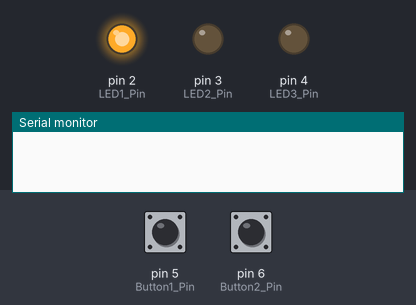
Bench run of a sketch on a simulated Arduino Uno, built with avr-gcc and run on an emulated ATmega328P. Parts: output pins drawn as LEDs (lit = HIGH), the last lines printed to the serial monitor. Dashed ring = blinking. Inputs (shaded band) come from the test bench; at power-on: pin 6 (Button2_Pin) LOW, pin 5 (Button1_Pin) LOW.

Above: at 1.2 s.
1.3 s: pin 6 (Button2_Pin) pulled HIGH for 0.15 s
At 2.1 s:
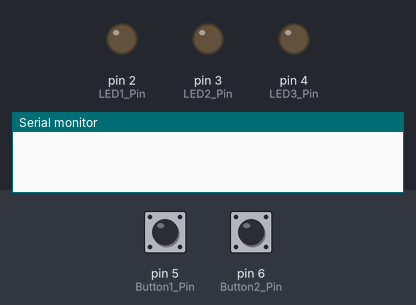
4.4 s: pin 6 (Button2_Pin) pulled HIGH for 1 s
At 6.9 s:
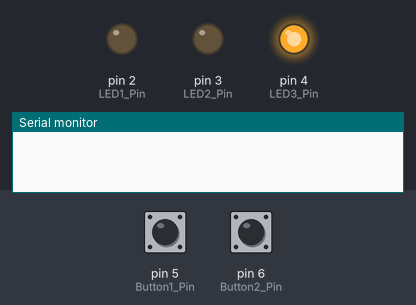
8.4 s: pin 6 (Button2_Pin) pulled HIGH for 0.15 s
At 10.2 s:
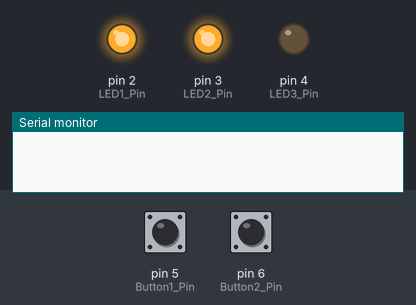
11.5 s: pin 5 (Button1_Pin) pulled HIGH for 0.15 s
14.5 s: pin 6 (Button2_Pin) pulled HIGH for 3.2 s
At 15.1 s:
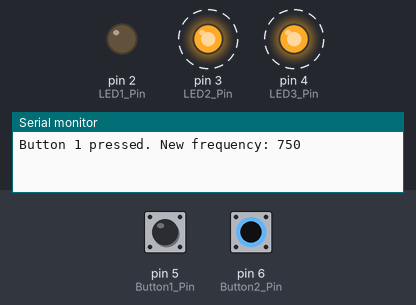
20.5 s: pin 6 (Button2_Pin) pulled HIGH for 0.15 s
At 21.1 s:
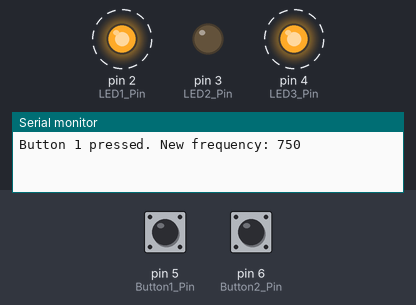
Timing chart, 0 to 24.6 s (numbered marks = the images above; inputs shaded):
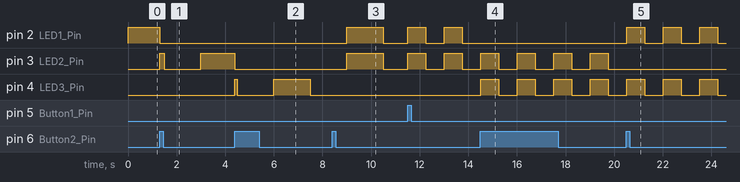

The sketch:

StateMachineUsingButtonsAndLEDs.ino
```cpp
/*
  define pin numbers
  varialbe to store ON/OFF state
  array to store the activation states of each of the 3 LEDs
  variable to store the flash frequency
  variable to store the combination number
  variables to store the last time the buttons were pressed
  variable to store the flash timer
*/

const int Button1_Pin = 5;
const int Button2_Pin = 6;
const int LED1_Pin = 2;
const int LED2_Pin = 3;
const int LED3_Pin = 4;

bool On_Off_State = HIGH;  // starting state of the LEDs
bool LED_Activation_States[3] = { true, false, false };
bool Button1Handled = false;
bool Button2Handled = false;
bool Last_Button1_State = LOW;
bool Last_Button2_State = LOW;

int Flash_Frequency = 1500;  // starting flash rate of LEDs in ms
int Selected_Pattern = 1;    // start with combination 1

// Timers for the button presses and LED flashes
unsigned long Last_Time_Button1_Pressed = 0;
unsigned long Last_Time_Button2_Pressed = 0;
unsigned long Flash_Timer = 0;
int Debounce_Delay = 50;

void setup() {
  pinMode(Button1_Pin, INPUT);
  pinMode(Button2_Pin, INPUT);
  pinMode(LED1_Pin, OUTPUT);
  pinMode(LED2_Pin, OUTPUT);
  pinMode(LED3_Pin, OUTPUT);
  Serial.begin(9600);
}

void Flash_LEDs() {
  /*
    has the frequency time in ms passed since the last LED toggle state
    if YES toggle LED state and store the time
    turn each LED ON or OFF depending on stored activation state
  */

  // change the flash state once the flash rate time has passed
  if (millis() > (Flash_Timer + Flash_Frequency)) {
    // toggle LED state
    On_Off_State = !On_Off_State;
    // then store the time of the change
    Flash_Timer = millis();
  }

  if (LED_Activation_States[0] == true) {
    digitalWrite(LED1_Pin, On_Off_State);
  } else {
    digitalWrite(LED1_Pin, LOW);
  }

  if (LED_Activation_States[1] == true) {
    digitalWrite(LED2_Pin, On_Off_State);
  } else {
    digitalWrite(LED2_Pin, LOW);
  }

  if (LED_Activation_States[2] == true) {
    digitalWrite(LED3_Pin, On_Off_State);
  } else {
    digitalWrite(LED3_Pin, LOW);
  }
}

void loop() {
  /*
  read the buttons

  BUTTON 1 (frequency control)
  If button 1 pressed...
  CHECK IT HAS BEEN AT LEAST 50MS SINCE ANY CHANGE ON THE BUTTON
  If so divide flash frequecy in half
  If lower than minimum frequency reached reset to max
  store time button pressed

  BUTTON 2 (Pattern control)
  CHECK IF HAS BEEN AT LEAST 50MS SINCE ANY CHANGE ON THE BUTTON
  activate the next pattern in the set of 8
  if greater than 8 reset to zero
  store time button pressed

  call the LED flash function
*/

  bool Button1_Read = digitalRead(Button1_Pin);
  bool Button2_Read = digitalRead(Button2_Pin);

  // check if button 1 is pressed
  if (Button1_Read == HIGH && Last_Button1_State == LOW) {
    if ((millis() - Last_Time_Button1_Pressed) > Debounce_Delay) {
      // divide flash frequency in half
      Flash_Frequency = Flash_Frequency / 2;
      Serial.print("Button 1 pressed. New frequency: ");
      Serial.println(Flash_Frequency);

      // if smaller than 40ms, reset back to 1500 ms
      if (Flash_Frequency < 40) {
        Flash_Frequency = 1500;
        Serial.println("Frequency reset to 1500");
      }

      Last_Time_Button1_Pressed = millis();
    } else if (Button1_Read == LOW) {
      Button1Handled = false;
      Last_Button1_State == LOW;
    }
  }

  // check if button 2 is pressed
  if (Button2_Read == HIGH && Last_Button2_State == LOW) {
    if ((millis() - Last_Time_Button2_Pressed) > Debounce_Delay) {
      // increase pattern number every time button is pressed
      Selected_Pattern++;

      // set back to zero if greater than 7
      if (Selected_Pattern > 7) Selected_Pattern = 0;

      switch (Selected_Pattern) {
        case 0:
          LED_Activation_States[0] = false;
          LED_Activation_States[1] = false;
          LED_Activation_States[2] = false;
          break;
        case 1:
          LED_Activation_States[0] = true;
          LED_Activation_States[1] = false;
          LED_Activation_States[2] = false;
          break;
        case 2:
          LED_Activation_States[0] = false;
          LED_Activation_States[1] = true;
          LED_Activation_States[2] = false;
          break;
        case 3:
          LED_Activation_States[0] = false;
          LED_Activation_States[1] = false;
          LED_Activation_States[2] = true;
          break;
        case 4:
          LED_Activation_States[0] = true;
          LED_Activation_States[1] = true;
          LED_Activation_States[2] = false;
          break;
        case 5:
          LED_Activation_States[0] = false;
          LED_Activation_States[1] = true;
          LED_Activation_States[2] = true;
          break;
        case 6:
          LED_Activation_States[0] = true;
          LED_Activation_States[1] = false;
          LED_Activation_States[2] = true;
          break;
        case 7:
          LED_Activation_States[0] = true;
          LED_Activation_States[1] = true;
          LED_Activation_States[2] = true;
          break;
      }
      Last_Time_Button2_Pressed = millis();
    } else if (Button2_Read == LOW) {
      Button2Handled = false;
      Last_Button2_State = LOW;
    }
  }

  Last_Button1_State = Button1_Read;
  Last_Button2_State = Button2_Read;

  Flash_LEDs();
}
```

Measured:
- after the input at 1.3 s, pin 3 (LED2_Pin): LOW → HIGH at once, → LOW 0.20 s later, → HIGH 1.5 s later
- after the input at 4.4 s, pin 4 (LED3_Pin): LOW → HIGH at once, → LOW 0.10 s later, → HIGH 1.5 s later, → LOW 1.5 s later
- after the input at 8.4 s, pin 2 (LED1_Pin), pin 3 (LED2_Pin): LOW → HIGH after 0.61 s, → LOW 1.5 s later; pin 4 (LED3_Pin): stays LOW (without the input it goes to HIGH after 0.61 s)
- after the input at 14.5 s, pin 2 (LED1_Pin): stops changing and stays LOW; pin 4 (LED3_Pin): alternates HIGH for 0.75 s and LOW for 0.75 s, starting at once
- after the input at 20.5 s, pin 2 (LED1_Pin): alternates HIGH for 0.75 s and LOW for 0.75 s, starting at once; pin 3 (LED2_Pin): stops changing and stays LOW
